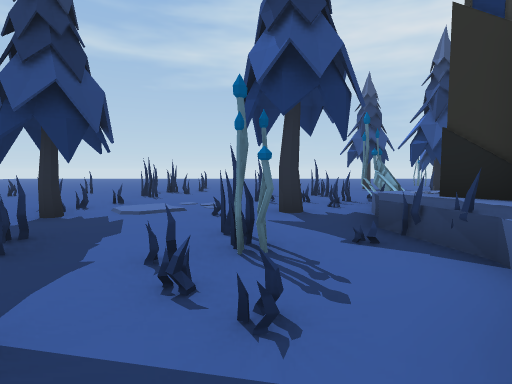
View 1 (above)

15 first-person views from a walk through a 3-D level made in the Unity game engine. The camera is 1.3 m above the floor, tilts 4° down and sees 80° across. The floor is counted in squares, 1.8 m on a side. Each view is taken from the middle of a square. On the plan, view 1 faces up. The plan holds only what a view shows up to about 10 squares ahead; the rest is blank. The place goes on beyond the plan. The player is left out.

View 2
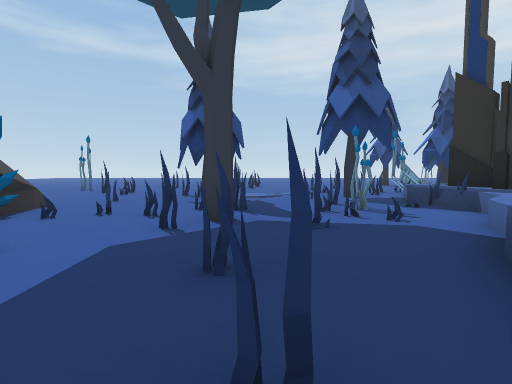

View 3
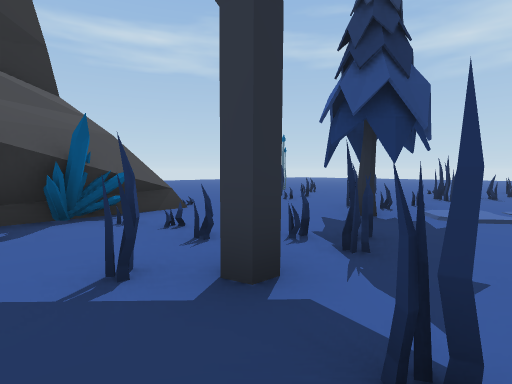

View 4
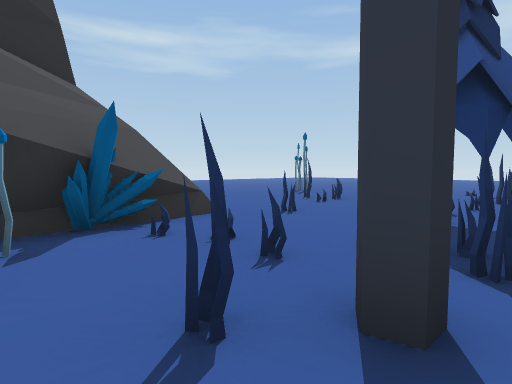

View 5
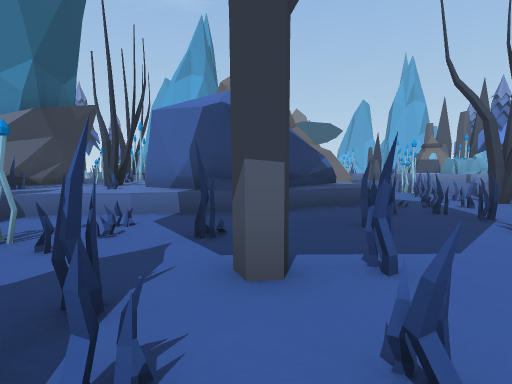

View 6
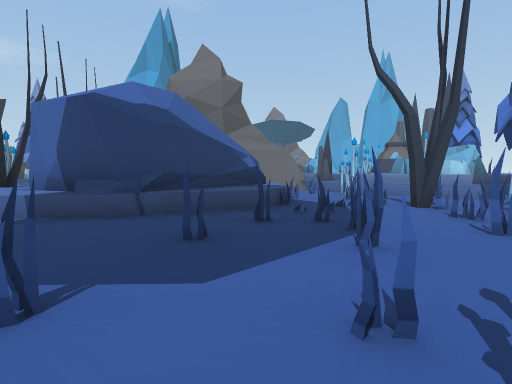

View 7
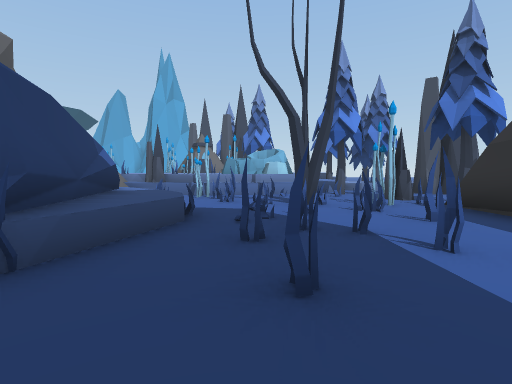

View 8
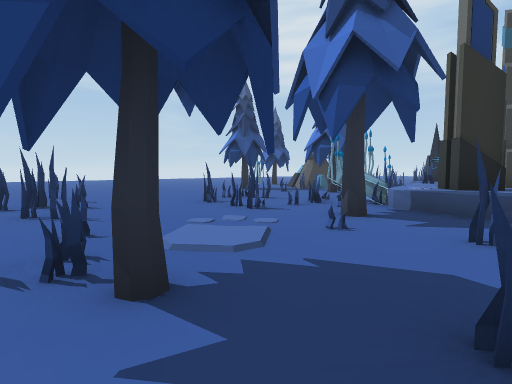

View 9
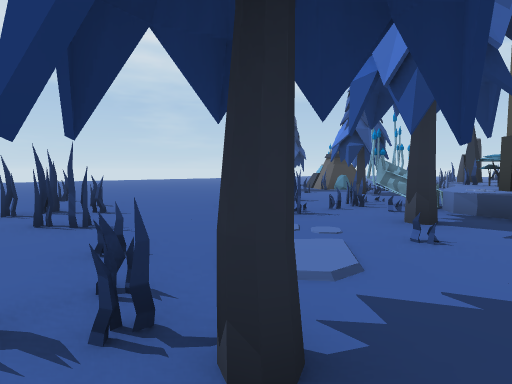

View 10
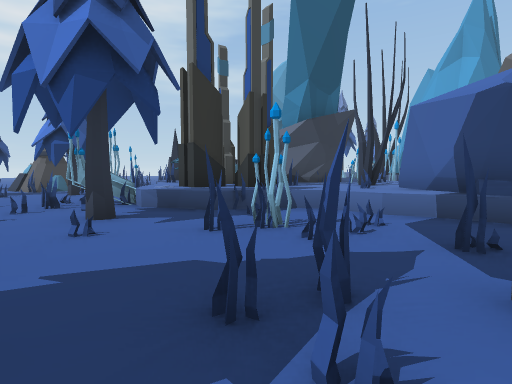

View 11
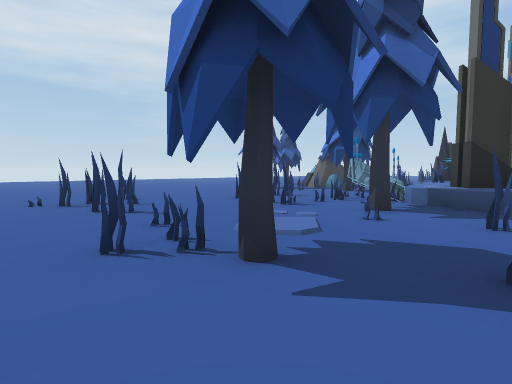

View 12
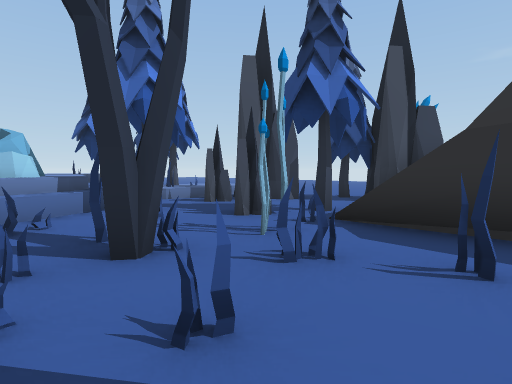

View 13
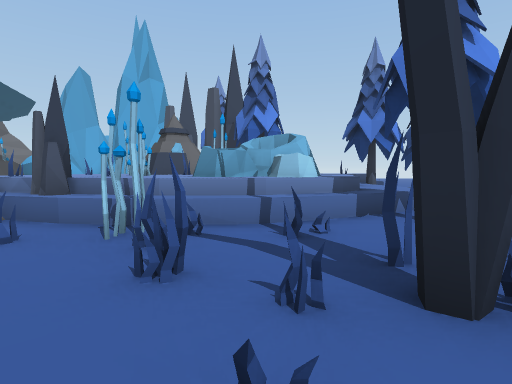

View 14
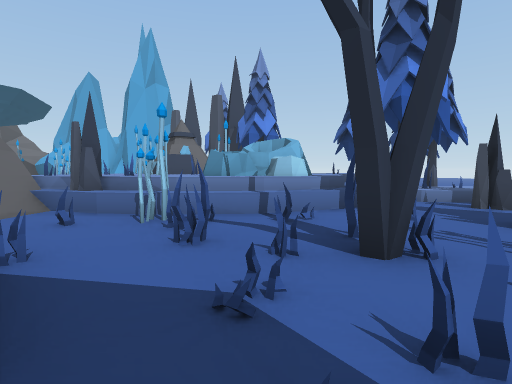

View 15
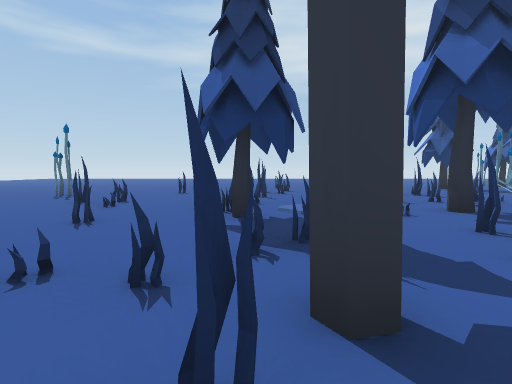

### Floor plan
Key: @ floor where view 1 was taken; # wall or solid block; x gap in a wall; . main floor; : floor 0.25 m higher than the main floor; + floor 0.5 m higher than the main floor; * floor 3.75 m higher than the main floor; / step, stairs or slope; = window, fence, low wall or low ledge; T thing the floor can be seen under or through; C crystal; R tree.
Columns run from 8 left of view 1 to 8 right of it. Each row starts with its distance up from view 1.
 15     ...
 14     .....
 13     ......
 12     ..#....
 11     .......
 10 ...#.##.....=.#
  9 .=...x..#.#...
  8 ..........=..#
  7 .:=.....#.##..
  6 ../.T=....==.####
  5 ....TT....=#
  4 ...#.x....=##
  3  .#..=..##=#
  2  ##.#..==#=#
  1 ##C..R.#===#
  0  ###....@###
 -1    .....##
 -2    .#...=*
 -3   #.....#
 -4   #.#=.===
 -5   =###=.==
 -6   ##=#=#=#
 -7    #===##=
 -8    ##==##
 -9 ####===##
-10 ///=##==#
-11 +=#  ## #

Where each view was taken, in squares from view 1:
view 1: 0 up, 0 right, facing up
view 2: 3 down, 2 left, facing up
view 3: 0 up, 1 left, facing up-left
view 4: 0 up, 2 left, facing up-left
view 5: 3 up, 4 left, facing down-right
view 6: 1 up, 5 left, facing down-right
view 7: 1 up, 2 left, facing down
view 8: 3 up, 4 left, facing up-right
view 9: 4 up, 4 left, facing up-right
view 10: 3 up, 4 left, facing right
view 11: 3 up, 5 left, facing up-right
view 12: 3 down, 2 left, facing down-left
view 13: 4 down, 2 left, facing down
view 14: 3 down, 2 left, facing down
view 15: 0 up, 3 left, facing up
